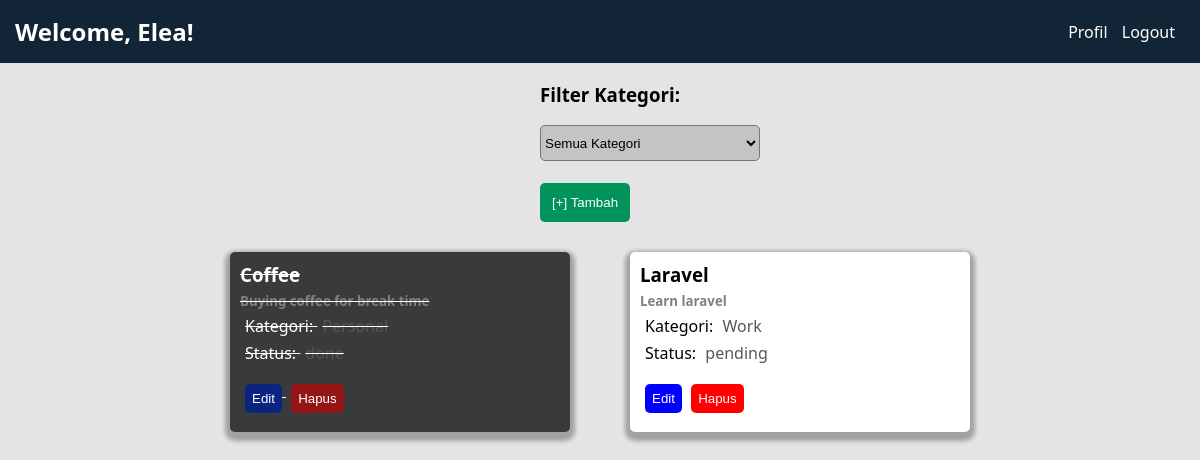
Page /index.php (signed in) on the committed database.
### tables this page shows
CREATE TABLE `to_do` (
  `id_todo` int(11) NOT NULL,
  `title` varchar(255) NOT NULL,
  `description` varchar(255) NOT NULL,
  `created_at` timestamp NOT NULL DEFAULT current_timestamp(),
  `updated_at` timestamp NOT NULL DEFAULT current_timestamp(),
  `status` enum('pending','done') NOT NULL,
  `id_category` int(11) NOT NULL,
  `id_user` int(11) NOT NULL
);

### index.php (the view, shortened to what this page needs)
<?php
include 'koneksi.php';
$id_user = $_SESSION['id_user'];
$nama_user = $_SESSION['username'];
?>
<!DOCTYPE html>
<html lang="en">
<head>
    <link rel="stylesheet" href="css/index.css">
</head>
<body>
    <div class="navbar">
        <div class="left">
            <h2>Welcome, <?php echo htmlspecialchars($nama_user); ?>!</h2>
        </div>
       <div class="right">
        <a href="profil.php">Profil</a>
        <a href="logout.php">Logout</a>
       </div>
    </div>
    <div class="category">
    <h3>Filter Kategori: </h3>
    <form method="GET" action="">
        <select name="category" onchange="this.form.submit()">
            <option value="">Semua Kategori</option>
        </select>
    </form>
    </div> <br>
    <a href="tambah.php"><button>[+] Tambah</button></a>
    <div class="content">
    <?php
    $category_filter = isset($_GET['category']) ? $_GET['category'] : '';
    if ($category_filter != '') {
        $query = "SELECT * FROM to_do WHERE id_user = $id_user AND id_category = '$category_filter'";
    } else {
        $query = "SELECT * FROM to_do where id_user = $id_user";
    }
    $data = mysqli_query($koneksi, $query);
    while ($d = mysqli_fetch_array($data)) { ?>
        <div class="card <?php echo ($d['status'] == 'done') ? 'done' : ''; ?>">
            <h3><?php echo $d['title']; ?></h3>
            <h5><?php echo $d['description']; ?></h5>
            <p>Kategori:
                <?php
                if ($d['id_category'] == "1") {
                    echo "<span>Work</span>";
                } elseif ($d['id_category'] == "2") {
                    echo "<span>Personal</span>";
                } elseif ($d['id_category'] == "3") {
                    echo "<span>Other</span>";
                }
                ?>
            </p>
            <p>Status: <span><?php echo $d['status']; ?></span></p>
            <a href="edit.php?id=<?php echo $d['id_todo']; ?>"><button style="<?php echo ($d['status'] == 'done') ? 'background-color: rgb(9, 37, 128);' : 'background-color: blue;'; ?>" >Edit</button></a>
            <a href="hapus.php?id=<?php echo $d['id_todo']; ?>"><button style="<?php echo ($d['status'] == 'done') ? 'background-color: rgb(148, 21, 21);' : 'background-color: red;'; ?>">Hapus</button></a>
        </div>
    <?php } ?>
</div>
</body>
</html>

### css/index.css (style rules this page uses)
body { padding: 0; margin: 0; font-family:'Segoe UI', Tahoma, Geneva, Verdana, sans-serif; background-color: rgb(228, 228, 228); align-items: center; justify-content: center; }
.navbar { display:flex; align-items: center; justify-content: space-between; background-color: rgb(18, 37, 54); padding: 15px; }
.navbar h2 { color: #fff; margin: 0; }
.right a { text-decoration: none; justify-content: space-between; color: white; padding-right: 10px; }
h3 { margin-left: 45%; text-decoration: none; }
select { width: 220px; height: 36px; border-radius: 5px; margin-left: 45%; background-color: #c4c4c4; }
button { padding: 12px; background-color: rgb(0, 148, 91); color:rgb(255, 255, 255); border-radius: 5px; margin-left: 45%; border: 0; }
.content { display: flex; flex-wrap: wrap; justify-content: center; }
.card button { padding: 20px; }
.card { width: 20rem; height: 10rem; background-color: white; border-radius: 5px; padding: 10px; justify-content: space-between; margin: 30px; box-shadow: 0 4px 4px 5px rgb(161, 161, 161); }
.card.done { background-color: rgb(57, 58, 59); color: #ffffff; text-decoration: line-through; }
.card span { color: rgb(87, 87, 87); margin-left: 5px; }
.card h3 { margin: 0; margin-bottom: 5px; }
.card p { margin: 5px; text-decoration: none; }
.card h5 { margin: 0; color: grey; }
.card button { padding: 7px; background-color: rgb(18, 37, 54); color:white; border-radius: 5px; margin-left: 5px; margin-top: 15px; }

### rows in the picture
to_do: title "Coffee", description "Buying coffee for break time", shows "Personal", status "done"
to_do: title "Laravel", description "Learn laravel", shows "Work", status "pending"

### other values in the picture
$nama_user "Elea"
